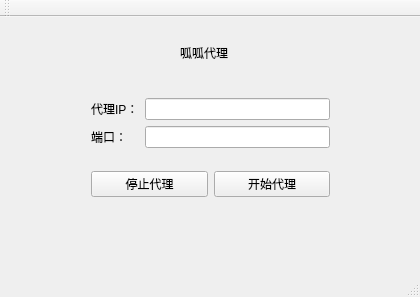
<?xml version="1.0" encoding="UTF-8"?>
<ui version="4.0">
 <class>MainWindow</class>
 <widget class="QMainWindow" name="MainWindow">
  <property name="geometry">
   <rect>
    <x>0</x>
    <y>0</y>
    <width>420</width>
    <height>297</height>
   </rect>
  </property>
  <property name="windowTitle">
   <string>MainWindow</string>
  </property>
  <widget class="QWidget" name="centralWidget">
   <widget class="QLabel" name="label_3">
    <property name="geometry">
     <rect>
      <x>180</x>
      <y>30</y>
      <width>54</width>
      <height>12</height>
     </rect>
    </property>
    <property name="text">
     <string>呱呱代理</string>
    </property>
   </widget>
   <widget class="QWidget" name="">
    <property name="geometry">
     <rect>
      <x>80</x>
      <y>70</y>
      <width>261</width>
      <height>121</height>
     </rect>
    </property>
    <layout class="QVBoxLayout" name="verticalLayout">
     <item>
      <layout class="QFormLayout" name="formLayout">
       <item row="0" column="0">
        <widget class="QLabel" name="label">
         <property name="text">
          <string>代理IP：</string>
         </property>
        </widget>
       </item>
       <item row="0" column="1">
        <widget class="QLineEdit" name="lineEditIp"/>
       </item>
       <item row="1" column="0">
        <widget class="QLabel" name="label_2">
         <property name="text">
          <string>端口：</string>
         </property>
        </widget>
       </item>
       <item row="1" column="1">
        <widget class="QLineEdit" name="lineEditPort"/>
       </item>
      </layout>
     </item>
     <item>
      <layout class="QHBoxLayout" name="horizontalLayout">
       <item>
        <widget class="QPushButton" name="buttonStop">
         <property name="text">
          <string>停止代理</string>
         </property>
        </widget>
       </item>
       <item>
        <widget class="QPushButton" name="buttonStart">
         <property name="text">
          <string>开始代理</string>
         </property>
        </widget>
       </item>
      </layout>
     </item>
    </layout>
   </widget>
  </widget>
  <widget class="QMenuBar" name="menuBar">
   <property name="geometry">
    <rect>
     <x>0</x>
     <y>0</y>
     <width>420</width>
     <height>23</height>
    </rect>
   </property>
  </widget>
  <widget class="QToolBar" name="mainToolBar">
   <attribute name="toolBarArea">
    <enum>TopToolBarArea</enum>
   </attribute>
   <attribute name="toolBarBreak">
    <bool>false</bool>
   </attribute>
  </widget>
  <widget class="QStatusBar" name="statusBar"/>
 </widget>
 <layoutdefault spacing="6" margin="11"/>
 <resources/>
 <connections/>
</ui>
